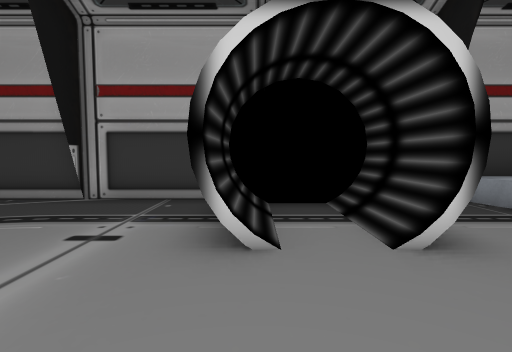
View 1 (above)

14 first-person views from a walk through a scene from a Unity 3-D project. The camera is 1.5 m above the floor, tilts 4° down and sees 80° across. The floor is counted in squares, 1.56 m on a side. Each view is taken from the middle of a square. On the plan, view 1 faces up. The plan holds only what a view shows up to about 12 squares ahead; the rest is blank. The place goes on beyond the plan. The player character is not drawn. Some animated figures are left out. Some surface patterns are stand-ins.

View 2
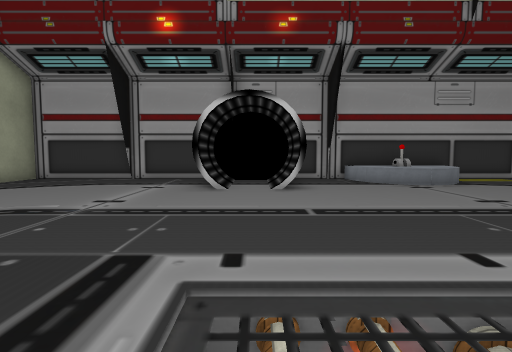

View 3
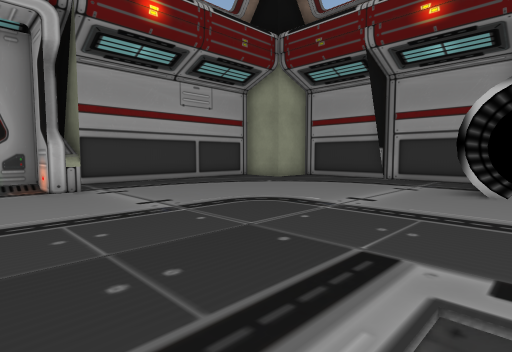

View 4
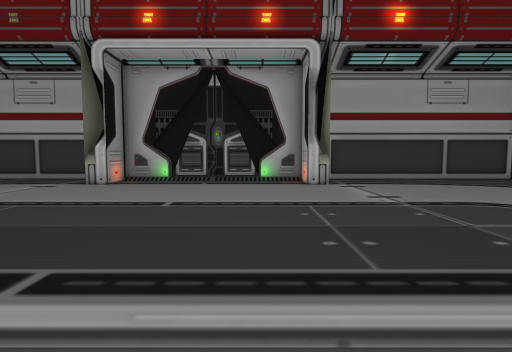

View 5
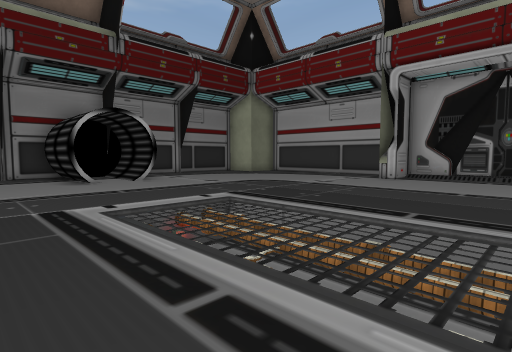

View 6
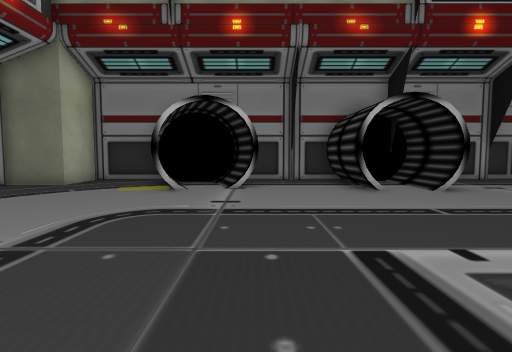

View 7
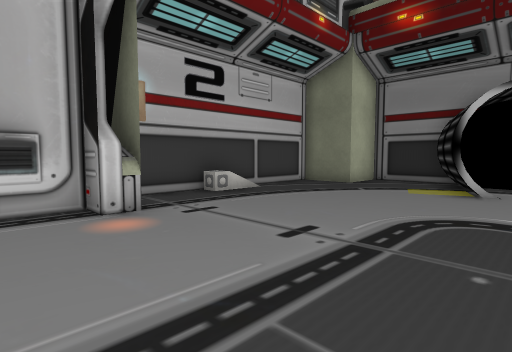

View 8
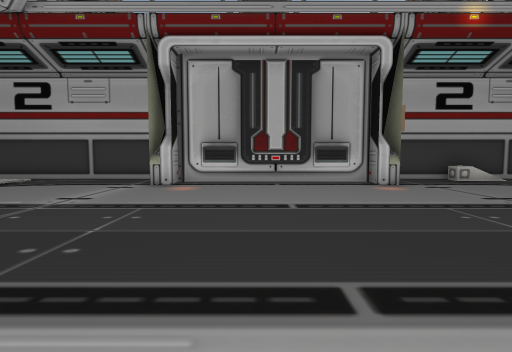

View 9
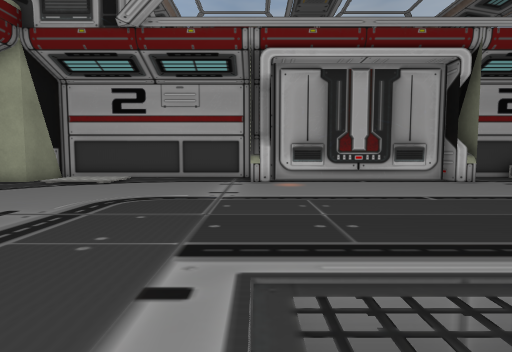

View 10
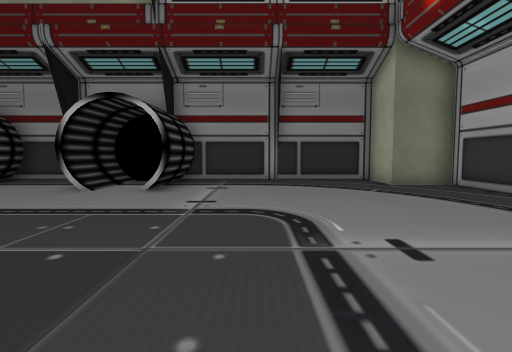

View 11
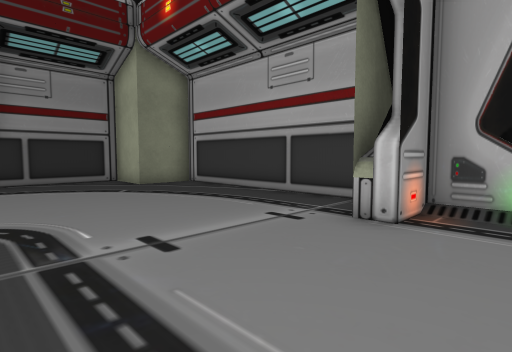

View 12
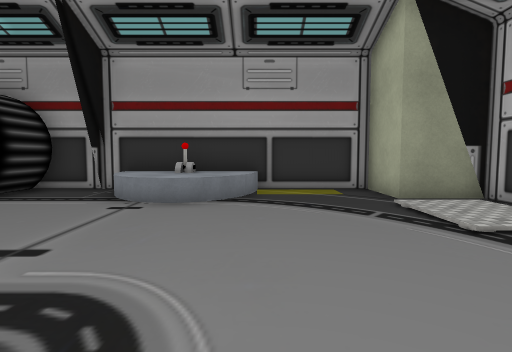

View 13
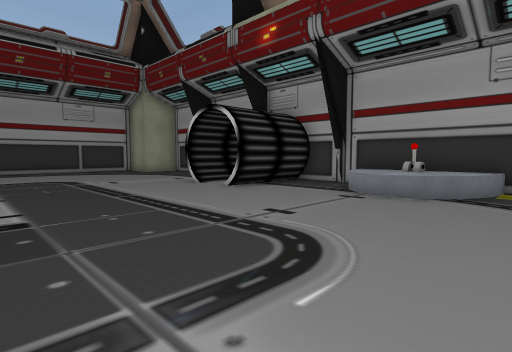

View 14
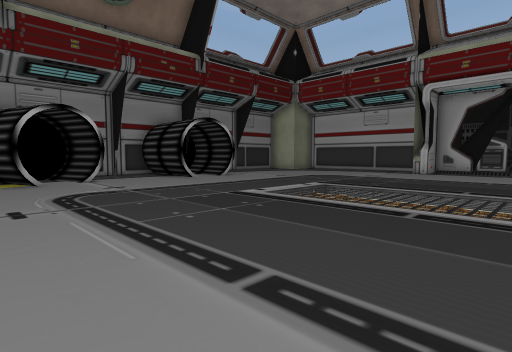

### Floor plan
Points are (right, up) in squares from view 1. A wall is a line through its corners. A room is listed if a view was taken in it or the views show most of it. See-through windows are left out.
Room 1 (views 1, 2, 3, 4, 5, 6, 7, 8, 9, 10, 11, 12, 13, 14)
walls: (2.1, 3) (2.1, 6.1); (-0.1, 3) (-0.8, 3); (-7.3, -2.7) (-7.9, -2.7); (-7.4, -2.6) (-7.4, -3.4) (-8.7, -3.4) (-8.7, -4.9); (11.1, -10.3) (11.7, -10.3); (1.9, -16.1) (2.3, -16.1) (2.3, -19.5); (11.1, -10.4) (11.1, -9.6) (11.8, -9.6) (11.8, -3.4) (11.1, -3.4) (11.1, -2.7); (-8.7, -8) (-8.7, -9.6) (-7.4, -9.6) (-7.4, -10.2); (-8, -10.3) (-7.3, -10.3); (-8.9, -4.4) (-8.9, -8.8); (-8.9, -8.2) (-8.7, -8.7); (5, -16.9) (5.6, -18.5); (13, -2.9) (13, 4.6) (11.1, 4.6) (11.1, 6.5) (1.9, 6.5); (4.8, -17.1) (5.6, -16.8); (7.7, -16) (8.9, -19.4); (-0.5, 6) (-0.5, 3); (-9.2, -11.1) (-9.2, -17.7) (-7.4, -17.7) (-7.4, -19.6) (-0.2, -19.6); (2.3, 6.6) (2.3, 3) (1.9, 3); (3.7, 6.6) (3.7, 6.1); (-1, 6.5) (-7.4, 6.5) (-7.4, 4.9); (2.1, -19.2) (2.1, -16.2); (3.7, -19.1) (3.7, -19.6); (1.9, -19.6) (6.3, -19.6); (-3.7, 6.6) (-3.7, 6.1); (-0.7, -19.6) (-0.7, -16.1) (-0.5, -16.1) (-0.5, -19.2); (5.8, -19.6) (5.2, -17.8); (8.5, -19.6) (11.1, -19.6) (11.1, -17.7) (13, -17.7) (13, -11.1); (-9.2, 4.5) (-9.2, -2.4)
low walls: (1.9, 3.5) (1.9, 4.4); (-0.3, 4.4) (-0.3, 3.5)
objects: other object (6, 5); other object (6, 6); other object (12, -13)

Positions as (right, up) in squares from view 1, and headings:
1: (0, 0), facing up
2: (1, -5), facing up
3: (1, -5), facing up-left
4: (2, -5), facing left
5: (5, -5), facing down-left
6: (5, -8), facing down
7: (6, -8), facing down-right
8: (2, -6), facing right
9: (1, -3), facing right
10: (-3, -8), facing down
11: (-3, -8), facing down-left
12: (8, -2), facing up
13: (9, -3), facing up-left
14: (9, -5), facing down-left
